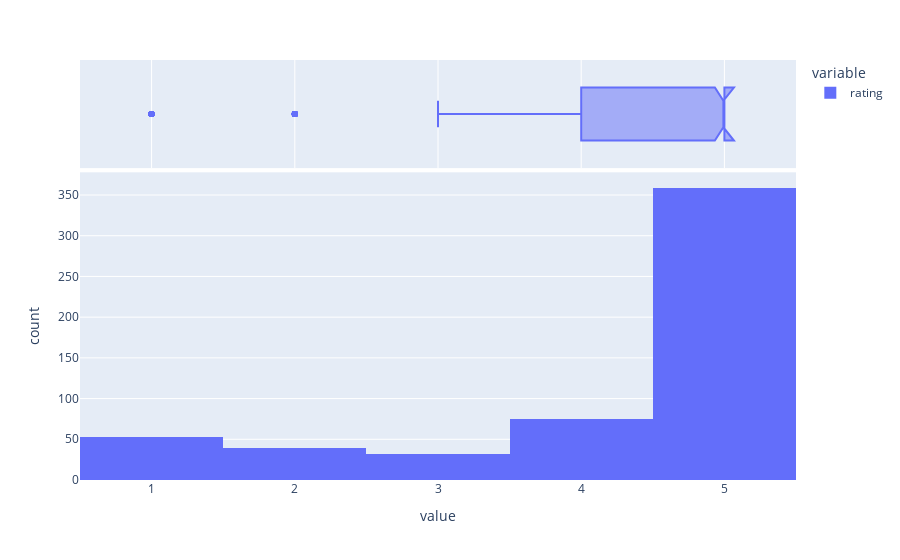

This figure's notebook cell:
### Code cell
px.histogram(df_copy.rating, marginal='box')

### Figure 1 — Plotly figure (JSON) as saved in the notebook; plotly's stock layout.template omitted (floating-point values rounded to 4 significant figures; data arrays with more than 128 entries replaced by an {"elided": "..."} marker saying what was removed)
{"data": [{"alignmentgroup": "True", "bingroup": "x", "hovertemplate": "variable=rating<br>value=%{x}<br>count=%{y}<extra></extra>", "legendgroup": "rating", "marker": {"color": "#636efa", "pattern": {"shape": ""}}, "name": "rating", "offsetgroup": "rating", "orientation": "v", "showlegend": true, "type": "histogram", "x": {"elided": "573 int values"}, "xaxis": "x", "yaxis": "y"}, {"alignmentgroup": "True", "hovertemplate": "variable=rating<br>value=%{x}<extra></extra>", "legendgroup": "rating", "marker": {"color": "#636efa"}, "name": "rating", "notched": true, "offsetgroup": "rating", "showlegend": false, "type": "box", "x": {"elided": "573 int values"}, "xaxis": "x2", "yaxis": "y2"}], "layout": {"barmode": "relative", "legend": {"title": {"text": "variable"}, "tracegroupgap": 0}, "margin": {"t": 60}, "xaxis": {"anchor": "y", "domain": [0, 1], "title": {"text": "value"}}, "xaxis2": {"anchor": "y2", "domain": [0, 1], "matches": "x", "showgrid": true, "showticklabels": false}, "yaxis": {"anchor": "x", "domain": [0, 0.7326], "title": {"text": "count"}}, "yaxis2": {"anchor": "x2", "domain": [0.7426, 1], "matches": "y2", "showgrid": false, "showline": false, "showticklabels": false, "ticks": ""}}}
